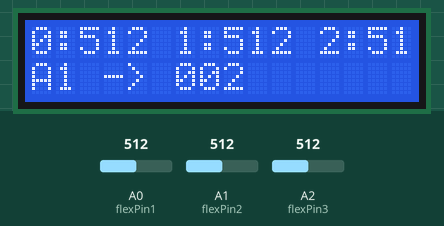
Simulated run of this sketch. Board: Arduino Uno, built with avr-gcc and run on an emulated ATmega328P. On the bench: 16×2 character LCD. The test bench sets the inputs (shaded band); at power-on: A0 (flexPin1) = 512, A1 (flexPin2) = 512, A2 (flexPin3) = 512. The audio player accepts every command and is not drawn; what the sketch prints to the serial monitor is not drawn.

Above: at 3.4 s.
3.5 s: A0 (flexPin1) set to 716
At 5.0 s:
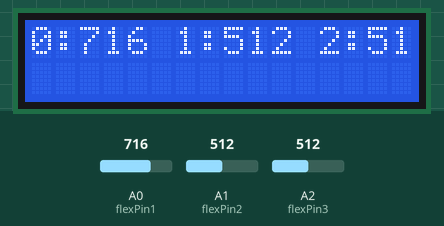
6.0 s: A1 (flexPin2) set to 716
At 7.2 s:
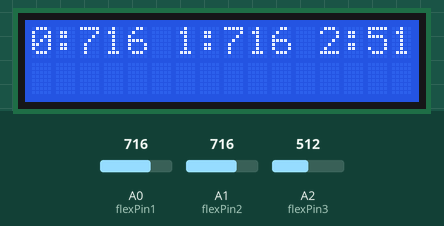
7.7 s: A2 (flexPin3) set to 716
At 8.5 s:
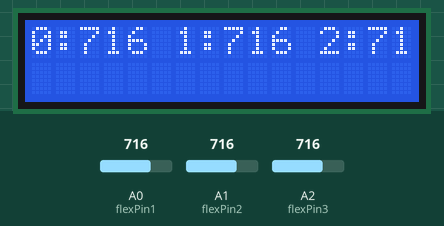
9.2 s: A0 (flexPin1) set to 810
At 10.7 s:
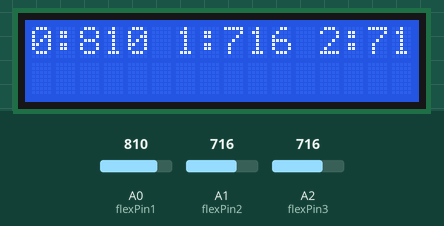
11.0 s: A1 (flexPin2) set to 810
At 11.7 s:
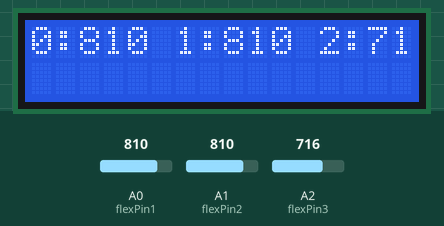
12.8 s: A2 (flexPin3) set to 810
At 13.8 s:
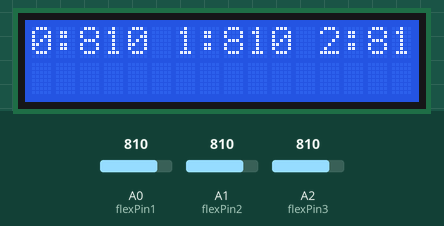
Timing chart, 0 to 15.5 s (numbered marks = the images above; inputs shaded):
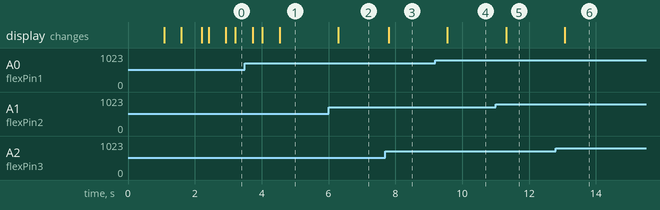

Measured:
- after the input at 6.0 s, the display: changes after 0.29 s (image 2)
- after the input at 7.7 s, the display: changes after 0.10 s (image 3)
- after the input at 9.2 s, the display: changes after 0.36 s (image 4)
- after the input at 11.0 s, the display: changes after 0.31 s (image 5)
- after the input at 12.8 s, the display: changes after 0.27 s (image 6)

The sketch:

Blinknew.ino
```cpp
#include <SoftwareSerial.h>
#include <DFRobotDFPlayerMini.h>
#include <Wire.h>
#include <LiquidCrystal_I2C.h>

SoftwareSerial mySoftwareSerial(2, 3);
DFRobotDFPlayerMini myDFPlayer;
LiquidCrystal_I2C lcd(0x27, 16, 2);

const int flexPin1 = A0;
const int flexPin2 = A1;
const int flexPin3 = A2;

// Increase threshold based on real values (adjust after Serial Monitor test)
int threshold = 200;     // Not 25 anymore → realistic
int hysteresis = 30;     // Stops flickering (threshold + hysteresis)

bool bent1 = false, bent2 = false, bent3 = false;
unsigned long lastPlayTime = 0;
int minDelay = 800;      // Prevents repeated speech within 0.8 sec

void setup() {
  Serial.begin(115200);
  mySoftwareSerial.begin(9600);

  lcd.init();
  lcd.backlight();
  lcd.print("Sign to Speech");
  delay(1000);
  lcd.clear();

  if (!myDFPlayer.begin(mySoftwareSerial)) {
    lcd.print("DFPlayer Error!");
    while (1);
  }
  myDFPlayer.volume(30);
  lcd.print("DF Ready");
  delay(600);
  lcd.clear();
}

int smoothSensor(int pin) {
  long sum = 0;
  for (int i = 0; i < 10; i++) {
    sum += analogRead(pin);
    delay(5);
  }
  return sum / 10;
}

void loop() {
  int flexValue1 = smoothSensor(flexPin1);
  int flexValue2 = smoothSensor(flexPin2);
  int flexValue3 = smoothSensor(flexPin3);

  Serial.print("A0="); Serial.print(flexValue1);
  Serial.print(" | A1="); Serial.print(flexValue2);
  Serial.print(" | A2="); Serial.println(flexValue3);

  lcd.setCursor(0, 0);
  lcd.print("0:"); lcd.print(flexValue1);
  lcd.print(" 1:"); lcd.print(flexValue2);
  lcd.print(" 2:"); lcd.print(flexValue3);

  unsigned long currentTime = millis();

  if (flexValue1 > threshold && !bent1 && currentTime - lastPlayTime > minDelay) {
    bent1 = true;
    playVoice(1, "A0 -> 001");
  }
  if (flexValue1 < threshold - hysteresis) bent1 = false;

  if (flexValue2 > threshold && !bent2 && currentTime - lastPlayTime > minDelay) {
    bent2 = true;
    playVoice(2, "A1 -> 002");
  }
  if (flexValue2 < threshold - hysteresis) bent2 = false;

  if (flexValue3 > threshold && !bent3 && currentTime - lastPlayTime > minDelay) {
    bent3 = true;
    playVoice(3, "A2 -> 003");
  }
  if (flexValue3 < threshold - hysteresis) bent3 = false;

  delay(80);
}

void playVoice(int track, String msg) {
  lastPlayTime = millis();
  lcd.setCursor(0, 1);
  lcd.print(msg);
  myDFPlayer.play(track);
  delay(500);
  lcd.setCursor(0, 1);
  lcd.print("                ");
}
```
